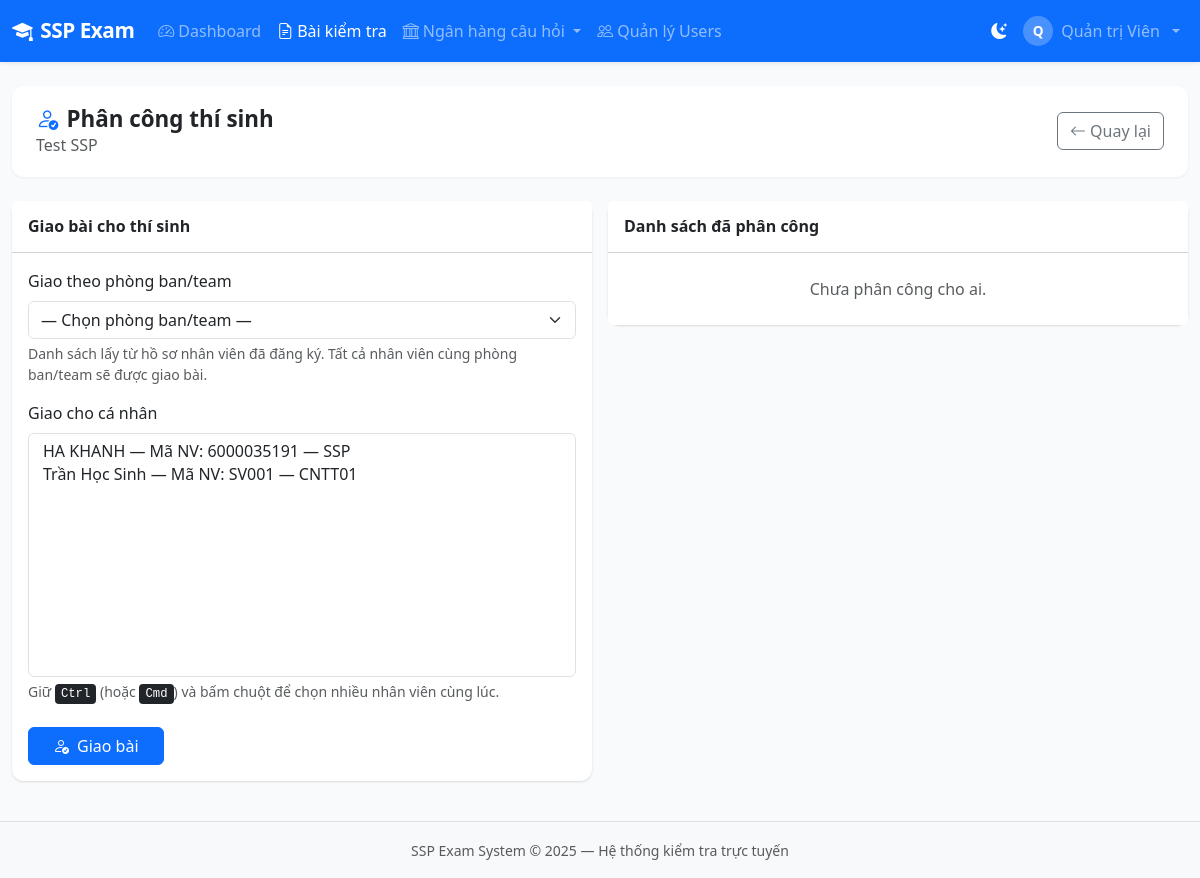
The app's page /exams/2/assign/ (signed in), older data.
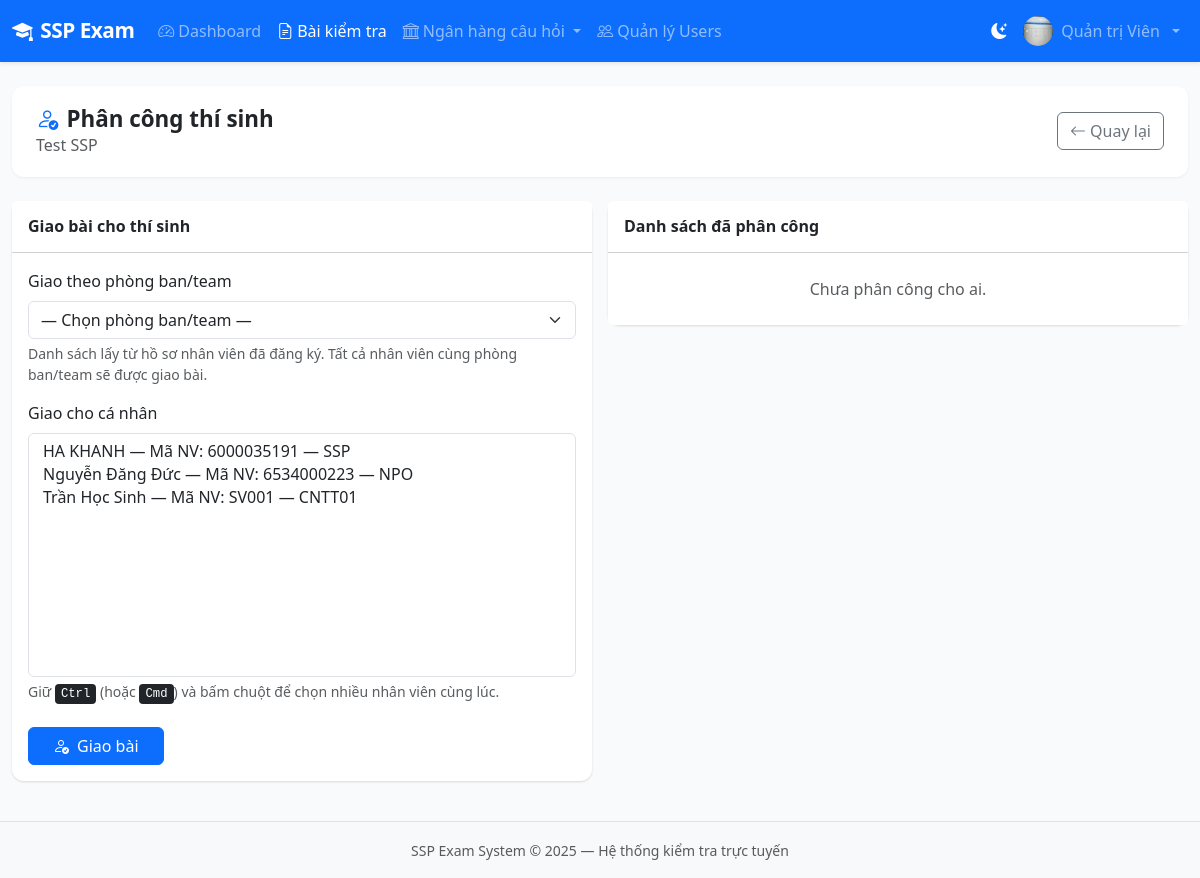
The same page, newer data.
### accounts/models.py (models this page shows, shortened)
class User(AbstractUser):
    ROLE_ADMIN = 'admin'
    ROLE_TEACHER = 'teacher'
    ROLE_STUDENT = 'student'
    ROLE_CHOICES = [
        (ROLE_ADMIN, 'Quản trị viên'),
        (ROLE_TEACHER, 'Quản lý đào tạo'),
        (ROLE_STUDENT, 'Nhân viên'),
    ]
    role = models.CharField(max_length=20, choices=ROLE_CHOICES, default=ROLE_STUDENT)
    phone = models.CharField(max_length=20, blank=True)
    avatar = models.ImageField(upload_to='avatars/', blank=True, null=True)
    student_id = models.CharField(max_length=50, blank=True, verbose_name='Mã nhân viên')
    class_name = models.CharField(max_length=100, blank=True, verbose_name='Phòng ban/Team')
    created_at = models.DateTimeField(auto_now_add=True)
    updated_at = models.DateTimeField(auto_now=True)
    class Meta:
        verbose_name = 'Người dùng'
        verbose_name_plural = 'Người dùng'
        ordering = ['-date_joined']
    @property
    def is_admin(self):
        return self.role == self.ROLE_ADMIN
    @property
    def can_create_exam(self):
        return self.role in (self.ROLE_ADMIN, self.ROLE_TEACHER)

### exams/views.py (the view, shortened to what this page needs)
# urls.py: path('<int:pk>/assign/', views.assign_exam_view, name='exam_assign'),
@teacher_required
def assign_exam_view(request, pk):
    exam = get_exam_for_staff(request, pk)
    form = AssignExamForm(request.POST if request.method == 'POST' else None)
    assignments = exam.assignments.select_related('user').all()
    return render(request, 'exams/assign.html', {'exam': exam, 'form': form, 'assignments': assignments})

### exams/utils.py (called while the page is built)
def get_exam_for_staff(request, exam_pk):
    user = request.user
    if user.is_admin or user.is_superuser:
        return get_object_or_404(Exam, pk=exam_pk)
    return get_object_or_404(Exam, pk=exam_pk, created_by=user)

### templates/exams/assign.html (shortened to what this page needs)
{% extends 'base.html' %}
{% block content %}
<div class="page-header">
  <div>
    <h1><i class="bi bi-person-check me-2 text-primary"></i>Phân công thí sinh</h1>
    <p class="text-muted mb-0">{{ exam.title }}</p>
  </div>
  <a href="{% url 'exam_detail' exam.pk %}" class="btn btn-outline-secondary"><i class="bi bi-arrow-left me-1"></i>Quay lại</a>
</div>
<div class="row g-3">
  <div class="col-lg-6">
    <div class="card mb-3">
      <div class="card-header bg-white py-3"><h6 class="mb-0 fw-bold">Giao bài cho thí sinh</h6></div>
      <div class="card-body">
        <form method="post">
          <div class="mb-3">
            <label class="form-label fw-medium">Giao theo phòng ban/team</label>
            {{ form.class_name }}
            <div class="form-text">Danh sách lấy từ hồ sơ nhân viên đã đăng ký. Tất cả nhân viên cùng phòng ban/team sẽ được giao bài.</div>
          </div>
          <div class="mb-4">
            <label class="form-label fw-medium">Giao cho cá nhân</label>
            {{ form.users }}
            <div class="form-text">Giữ <kbd>Ctrl</kbd> (hoặc <kbd>Cmd</kbd>) và bấm chuột để chọn nhiều nhân viên cùng lúc.</div>
          </div>
          <button type="submit" class="btn btn-primary px-4">
            <i class="bi bi-person-check me-2"></i>Giao bài
          </button>
        </form>
      </div>
    </div>
  </div>
  <div class="col-lg-6">
    <div class="card">
      <div class="card-header bg-white py-3"><h6 class="mb-0 fw-bold">Danh sách đã phân công</h6></div>
      <div class="list-group list-group-flush" style="max-height:400px;overflow-y:auto">
        {% for a in assignments %}
        <div class="list-group-item d-flex justify-content-between align-items-center py-2">
          <div>
            {% if a.user %}
            <i class="bi bi-person me-2 text-primary"></i>
            <span class="fw-medium">{{ a.user.get_full_name|default:a.user.username }}</span>
            <span class="text-muted small ms-1">(ID: {{ a.user.pk }})</span>
            {% elif a.class_name %}
            <i class="bi bi-people me-2 text-success"></i>
            <span class="fw-medium">Phòng ban/Team: {{ a.class_name }}</span>
            {% endif %}
          </div>
          <span class="text-muted small">{{ a.assigned_at|date:"d/m H:i" }}</span>
        </div>
        {% empty %}
        <div class="list-group-item text-center text-muted py-4">
          Chưa phân công cho ai.
        </div>
        {% endfor %}
      </div>
    </div>
  </div>
</div>
{% endblock %}

### templates/base.html (shortened to what this page needs)
<!DOCTYPE html>
<html lang="vi">
<head>
    <link href="https://cdn.jsdelivr.net/npm/bootstrap@5.3.2/dist/css/bootstrap.min.css" rel="stylesheet">
    <link href="https://cdn.jsdelivr.net/npm/bootstrap-icons@1.11.3/font/bootstrap-icons.min.css" rel="stylesheet">
    <link href="{% load static %}{% static 'css/main.css' %}" rel="stylesheet">
</head>
<body>
{% load static %}
<nav class="navbar navbar-expand-lg navbar-dark bg-primary shadow-sm">
    <div class="container-fluid">
        <a class="navbar-brand fw-bold" href="{% url 'dashboard' %}">
            <i class="bi bi-mortarboard-fill me-2"></i>SSP Exam
        </a>
        <div class="collapse navbar-collapse" id="navMain">
            {% if user.is_authenticated %}
            <ul class="navbar-nav me-auto">
                <li class="nav-item">
                    <a class="nav-link {% if request.resolver_match.url_name == 'dashboard' %}active{% endif %}"
                       href="{% url 'dashboard' %}"><i class="bi bi-speedometer2 me-1"></i>Dashboard</a>
                </li>
                {% if user.can_create_exam %}
                <li class="nav-item">
                    <a class="nav-link {% if 'exam' in request.resolver_match.url_name %}active{% endif %}"
                       href="{% url 'exam_list' %}"><i class="bi bi-file-earmark-text me-1"></i>Bài kiểm tra</a>
                </li>
                <li class="nav-item dropdown">
                    <a class="nav-link dropdown-toggle" href="#" data-bs-toggle="dropdown">
                        <i class="bi bi-bank me-1"></i>Ngân hàng câu hỏi
                    </a>
                </li>
                {% endif %}
                {% if user.is_admin %}
                <li class="nav-item">
                    <a class="nav-link" href="{% url 'user_list' %}"><i class="bi bi-people me-1"></i>Quản lý Users</a>
                </li>
                {% endif %}
            </ul>
            <ul class="navbar-nav ms-auto align-items-center">
                <li class="nav-item">
                    <button class="nav-link" id="themeToggle" type="button" title="Chế độ sáng / tối">
                        <i class="bi bi-moon-stars-fill" id="themeIcon"></i>
                    </button>
                </li>
                <li class="nav-item dropdown">
                    <a class="nav-link dropdown-toggle d-flex align-items-center gap-2" href="#" data-bs-toggle="dropdown">
                        {% if user.avatar %}
                        <img src="{{ user.avatar.url }}" class="rounded-circle" width="30" height="30" alt="avatar">
                        {% else %}
                        <div class="avatar-circle-sm">{{ user.first_name|first|default:user.username|first|upper }}</div>
                        {% endif %}
                        <span class="d-none d-md-inline">{{ user.get_full_name|default:user.username }}</span>
                    </a>
                </li>
            </ul>
            {% endif %}
        </div>
    </div>
</nav>
<div class="container-fluid py-4">
    {% block content %}{% endblock %}
</div>
<footer class="footer mt-auto py-3 bg-light border-top">
    <div class="container text-center">
        <span class="text-muted small">SSP Exam System &copy; 2025 — Hệ thống kiểm tra trực tuyến</span>
    </div>
</footer>
</body>
</html>

Row changes from the older to the newer data that the page shows:
changed User "Quản trị Viên": avatar: picture added; first_name|first "Q" → (not shown)
Text that changed along with them:
form field users: "HA KHANH — Mã NV: 6000035191 — SSP / Trần Học Sinh — Mã NV: SV001 — CNTT01" → "HA KHANH — Mã NV: 6000035191 — SSP / Nguyễn Đăng Đức — Mã NV: 6534000223 — NPO / Trần Học Sinh — Mã NV: SV001 — CNTT01"
